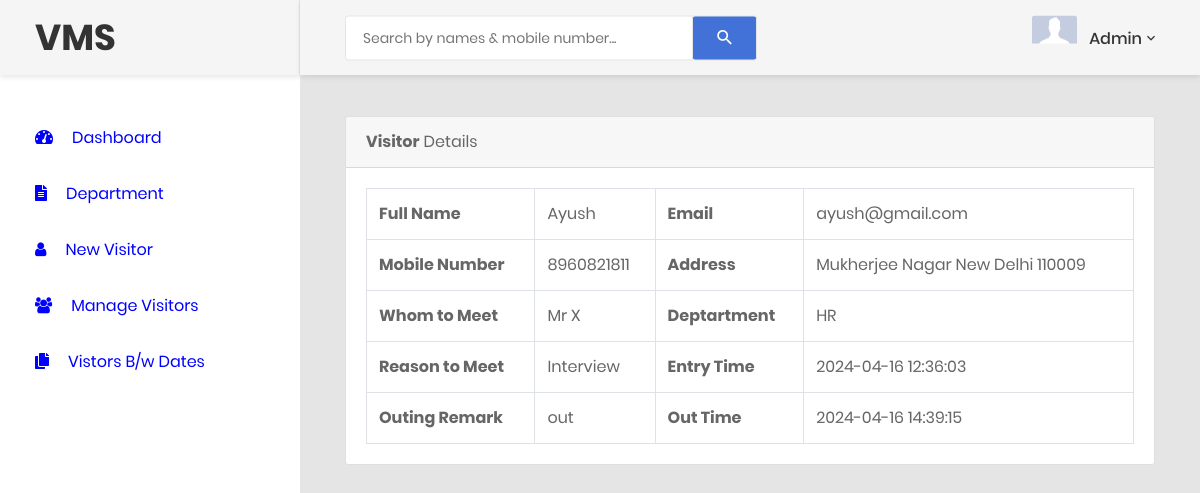
Screenshot of /visitor-detail.php?editid=2 (signed in) with the database file from the repository.
### tables this page shows
CREATE TABLE `tblvisitor` (
  `ID` int(5) NOT NULL,
  `FullName` varchar(120) DEFAULT NULL,
  `Email` varchar(120) DEFAULT NULL,
  `MobileNumber` bigint(11) DEFAULT NULL,
  `Address` varchar(250) DEFAULT NULL,
  `WhomtoMeet` varchar(120) DEFAULT NULL,
  `Deptartment` varchar(120) DEFAULT NULL,
  `ReasontoMeet` varchar(120) DEFAULT NULL,
  `EnterDate` timestamp NULL DEFAULT current_timestamp(),
  `remark` varchar(255) DEFAULT NULL,
  `outtime` timestamp NULL DEFAULT NULL ON UPDATE current_timestamp()
);

### visitor-detail.php (the view, shortened to what this page needs)
<?php
include('includes/dbconnection.php');
if (strlen($_SESSION['cvmsaid']==0)) {
  header('location:logout.php');
  } else{
?>
<!DOCTYPE html>
<html lang="en">
<head>
    <link href="css/font-face.css" rel="stylesheet" media="all">
    <link href="vendor/font-awesome-5/css/fontawesome-all.min.css" rel="stylesheet" media="all">
    <link href="vendor/font-awesome-4.7/css/font-awesome.min.css" rel="stylesheet" media="all">
    <link href="vendor/mdi-font/css/material-design-iconic-font.min.css" rel="stylesheet" media="all">
    <link href="vendor/bootstrap-4.1/bootstrap.min.css" rel="stylesheet" media="all">
    <link href="vendor/animsition/animsition.min.css" rel="stylesheet" media="all">
    <link href="vendor/bootstrap-progressbar/bootstrap-progressbar-3.3.4.min.css" rel="stylesheet" media="all">
    <link href="vendor/wow/animate.css" rel="stylesheet" media="all">
    <link href="vendor/css-hamburgers/hamburgers.min.css" rel="stylesheet" media="all">
    <link href="vendor/slick/slick.css" rel="stylesheet" media="all">
    <link href="vendor/select2/select2.min.css" rel="stylesheet" media="all">
    <link href="vendor/perfect-scrollbar/perfect-scrollbar.css" rel="stylesheet" media="all">
    <link href="css/theme.css" rel="stylesheet" media="all">
</head>
<body class="animsition">
    <div class="page-wrapper">
        <?php include_once('includes/sidebar.php');?>
        <div class="page-container">
            <?php include_once('includes/header.php');?>
            <div class="main-content">
                <div class="section__content section__content--p30">
                    <div class="container-fluid">
                        <div class="row">
                            <div class="col-lg-12">
                                <div class="card">
                                    <div class="card-header">
                                        <strong>Visitor</strong>  Details
                                    </div>
                                    <div class="card-body card-block">
  <?php
 $eid=$_GET['editid'];
$ret=mysqli_query($con,"select * from  tblvisitor where ID='$eid'");
while ($row=mysqli_fetch_array($ret)) {
?><table border="1" class="table table-bordered mg-b-0">
                                            <tr>
    <th>Full Name</th>
    <td><?php  echo $row['FullName'];?></td>
    <th>Email</th>
    <td><?php  echo $row['Email'];?></td>
  </tr>
  <tr>
    <th>Mobile Number</th>
    <td><?php  echo $row['MobileNumber'];?></td>
    <th>Address</th>
    <td><?php  echo $row['Address'];?></td>
  </tr>
  <tr>
    <th>Whom to Meet</th>
    <td><?php  echo $row['WhomtoMeet'];?></td>
    <th>Deptartment</th>
    <td><?php  echo $row['Deptartment'];?></td>
  </tr>
  <tr>
    <th>Reason to Meet</th>
    <td><?php  echo $row['ReasontoMeet'];?></td>
    <th>Entry Time</th>
    <td><?php  echo $row['EnterDate'];?></td>
  </tr>
<?php if($row['remark']==""){ ?>
    <form method="post">
         <tr>
    <th>Outing Remark :</th>
    <td colspan="4">
    <textarea name="remark" placeholder="" rows="5" cols="14" class="form-control wd-450" required="true"></textarea></td>
  </tr>
 <tr align="center">
    <td colspan="2"><button type="submit" name="submit" class="btn btn-primary btn-sm">Update</button></td>
  </tr>
                                        </form>
               <?php } else { ?>
<tr>
    <th>Outing Remark </th>
    <td><?php echo $row['remark']; ?></td>
<th>Out Time</th>
<td><?php echo $row['outtime']; ?>  </td>
<?php } ?>
</tr>
</table>
                                    </div>
                                </div>
                        </div>
                            </div>
                </div>
                </div>
            </div>
        </div>
</body>
</html>
<?php }  ?>
<?php }  ?>

### includes/header.php (shortened to what this page needs)
<header class="header-desktop">
                <div class="section__content section__content--p30">
                    <div class="container-fluid">
                        <div class="header-wrap">
                            <form class="form-header" name="search" action="search-visitor.php" method="post">
                                <input class="au-input au-input--xl" type="text" name="searchdata" id="searchdata" placeholder="Search by names &amp; mobile number..." />
                                <button class="au-btn--submit" type="submit" name="search">
                                    <i class="zmdi zmdi-search"></i>
                                </button>
                            </form>
                            <div class="header-button">
                                 <?php
$adminid=$_SESSION['cvmsaid'];
$ret=mysqli_query($con,"select AdminName from tbladmin where ID='$adminid'");
$row=mysqli_fetch_array($ret);
$name=$row['AdminName'];
?>
                                <div class="account-wrap">
                                    <div class="account-item clearfix js-item-menu">
                                        <div class="image">
                                            <img src="images/icon/profile.jpg" alt="Image not found" />
                                        </div>
                                        <div class="content">
                                            <a class="js-acc-btn" href="#"><?php echo $name; ?></a>
                                        </div>
                                    </div>
                                </div>
                            </div>
                        </div>
                    </div>
                </div>
            </header>

### rows the page displays
tblvisitor: FullName "Ayush", Email "ayush@gmail.com", MobileNumber "8960821811", Address "Mukherjee Nagar New Delhi 110009", WhomtoMeet "Mr X", Deptartment "HR", ReasontoMeet "Interview", EnterDate "2024-04-16 12:36:03", remark "out", outtime "2024-04-16 14:39:15"

### other values shown
$name "Admin"
